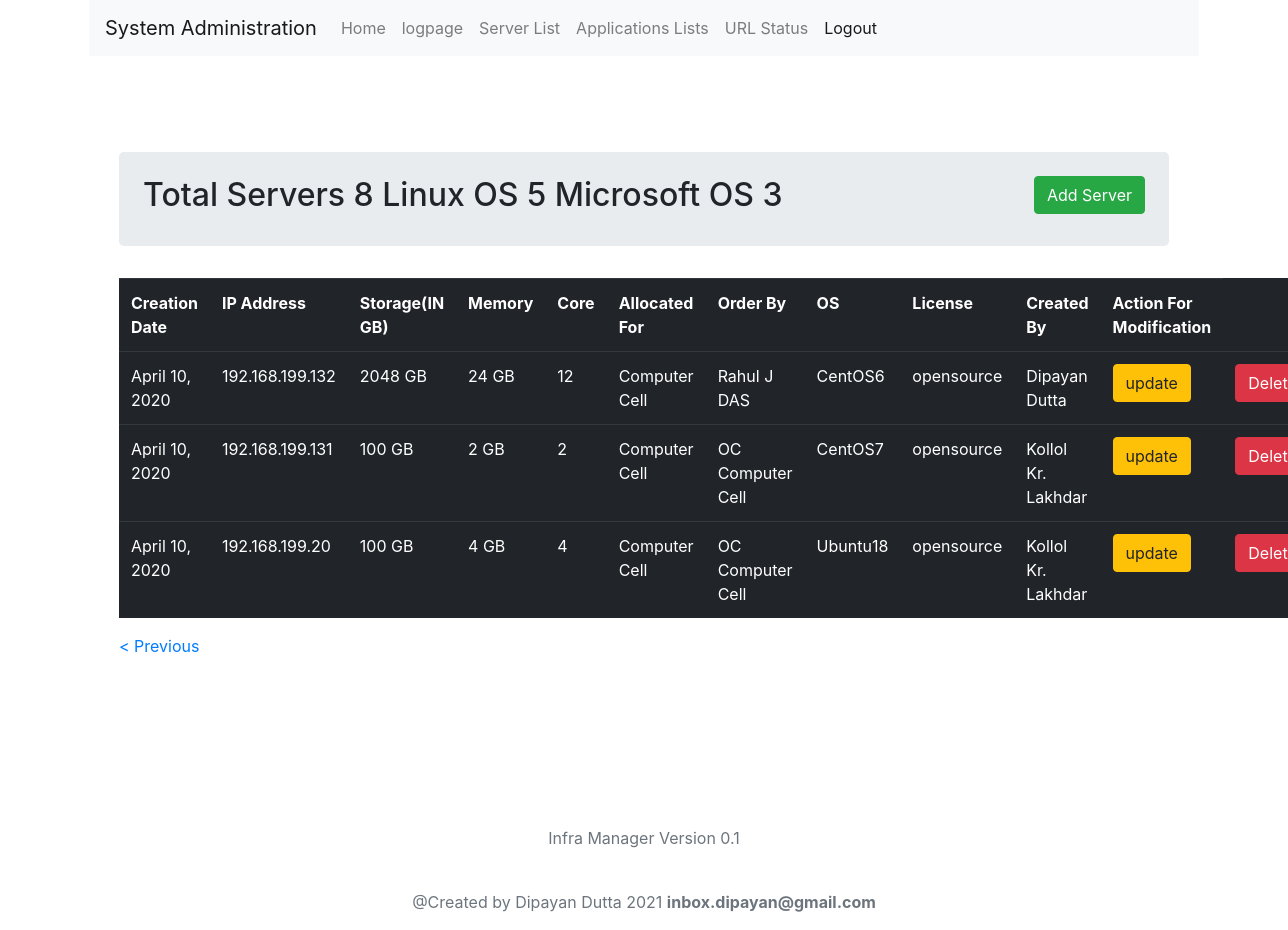
Page /serverlists/addservers/?page=2 (signed in) on the earlier database version.
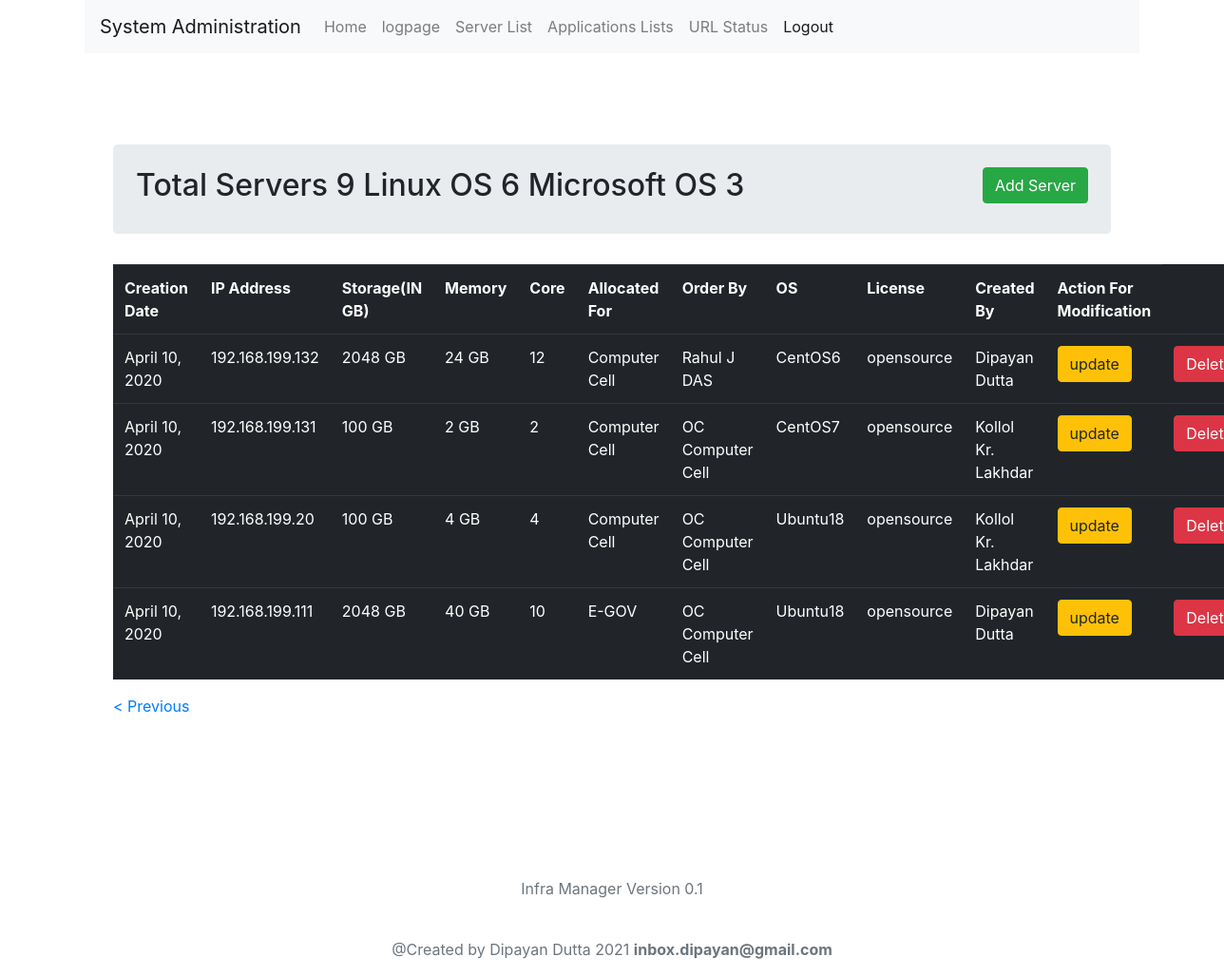
Same page on the later database version.
### serverlists/models.py (models this page shows)
class ServerDetails(models.Model):
	SerialNumber 	= models.AutoField(primary_key=True)
	CreatedAt		= models.DateField(default=timezone.now)
	ipaddress		= models.TextField(max_length=40)
	hdd				= models.TextField(max_length=30)
	ram				= models.TextField(max_length=30)
	core			= models.TextField(max_length=30)
	allocatedFor	= models.TextField(max_length=30)
	creationOrder	= models.TextField(max_length=30)
	os				= models.TextField(max_length=40)
	License			= models.TextField(max_length=60)
	createdBy		= models.TextField(max_length=100,default=None)

### serverlists/views.py (the view)
# urls.py: path('addservers/',AddServers,name='addservers'),
@login_required(login_url='/login/')
def AddServers(request):
	title 		= 'Add Servers'
	template	= 'addservers.html'
	servers     = ServerDetails.objects.all()
	paginator 	= Paginator(servers,5)
	page 		= request.GET.get('page')
	servers 	= paginator.get_page(page)
	ipaddress_total = ServerDetails.objects.values_list('ipaddress',flat=True)
	ipaddress_total_count = len(ipaddress_total)
	os_total 		= ServerDetails.objects.values_list('License',flat=True)
	linux_os 		= 0
	microsoft_os  	= 0
	for os_license in os_total:
		if os_license == 'opensource':
			linux_os+=1
		else:
			microsoft_os+=1
	return render(request,template,{'title':title,'servers':servers,'total_servers':ipaddress_total_count,'linux_os':linux_os,'microsoft_os':microsoft_os})

### serverlists/templates/addservers.html (shortened to what this page needs)
{% extends "base.html" %}
{% block PageBody%}
	<div class="container">
		<div class="row">
			<div class="col md-12">
				<div class="jumbotron p-4">
					<h2>Total Servers {{ total_servers }}
						Linux OS {{ linux_os }}
						Microsoft OS {{ microsoft_os }}
						<button type="button" class="btn btn-success float-right" data-toggle="modal" data-target="#addserver">Add Server</button>
					</h2>
				</div>
			</div>
			<div class="container">
			<table class="table table-hover table-dark">
				<tr>
					<th>Creation Date</th>
					<th>IP Address</th>
					<th>Storage(IN GB)</th>
					<th>Memory</th>
					<th>Core</th>
					<th>Allocated For</th>
					<th>Order By</th>
					<th>OS</th>
					<th>License</th>
					<th>Created By</th>
					<th>Action For Modification</th>
				</tr>
				{% for server in servers %}
					<tr>
						<td>{{ server.CreatedAt }}</td>
						<td>{{ server.ipaddress }}</td>
						<td>{{ server.hdd }} GB</td>
						<td>{{ server.ram }} GB</td>
						<td>{{ server.core }}</td>
						<td>{{ server.allocatedFor }}</td>
						<td>{{ server.creationOrder }}</td>
						<td>{{ server.os }}</td>
						<td>{{ server.License }}</td>
						<td>{{ server.createdBy }}</td>
						<td>
							<a href="{% url 'updateservers' server.SerialNumber %}" class="btn btn-warning btn-xs" data-toggle="modal" data-target="#serveredit{{ server.SerialNumber }}">update</a>
						</td>
						<td>
							<a href="{% url 'deleteserver' server.SerialNumber %}" class="btn btn-danger btn-xs" onclick="return confirm('Are you Sure to Delete?')">Delete</a>
						</td>
					</tr>
				{% endfor %}
			</table>
			</div>
			<div class="container">
			<div class="paginator">
				{% if servers.has_previous %}
					<a href="?page=1"><</a>
					<a href="?page={{ servers.previous_page_number }}">Previous</a>
				{% endif %}
			</div>
		</div>
	</div>
{% endblock %}

Differences in the rows shown:
added ServerDetails: CreatedAt "April 10, 2020", ipaddress "192.168.199.111", hdd "2048", ram "40", core "10", allocatedFor "E-GOV", creationOrder "OC Computer Cell", os "Ubuntu18", License "opensource", createdBy "Dipayan Dutta"
Other differences:
{{ total_servers }}: "8" → "9"
{{ linux_os }}: "5" → "6"
